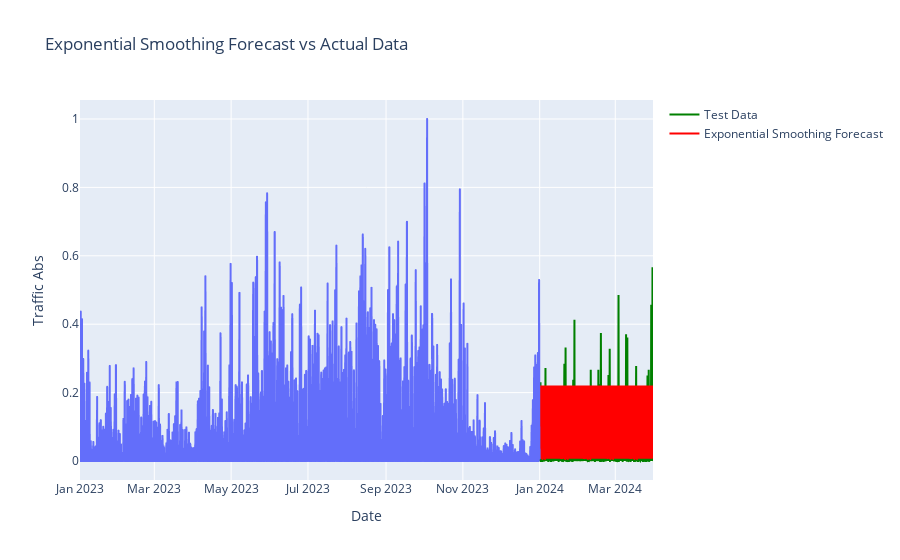

Here is the notebook cell this chart was saved with:
### Code cell
import pandas as pd
import plotly.express as px
from statsmodels.tsa.exponential_smoothing.ets import ETSModel

# Assume train_univ and test_univ are already defined as DataFrames with timestamp as index
# and "traffic_abs" as the target value column.

# Fit Exponential Smoothing model
model = ETSModel(train_univ.values, seasonal='add', seasonal_periods=24)  # 24 hours for daily seasonality
model_fit = model.fit()

# Forecast
forecast_steps = len(test_univ)
forecast = model_fit.forecast(steps=forecast_steps)

# Convert forecast to DataFrame
forecast_index = test_univ.index
forecast_df = pd.DataFrame(forecast, index=forecast_index, columns=['Forecast'])

# Plot results using Plotly Express
fig = px.line(train_univ, x=train_univ.index, y=train_univ.values, title='Exponential Smoothing Forecast vs Actual Data', labels={'x': 'Date', 'y': 'Traffic Abs'})
fig.add_scatter(x=test_univ.index, y=test_univ.values, mode='lines', name='Test Data', line=dict(color='green'))
fig.add_scatter(x=forecast_df.index, y=forecast_df['Forecast'], mode='lines', name='Exponential Smoothing Forecast', line=dict(color='red'))

fig.update_layout(xaxis_title='Date', yaxis_title='Traffic Abs')
fig.show()

### Figure 1 — Plotly figure (JSON) as saved in the notebook; plotly's stock layout.template omitted (floating-point values rounded to 4 significant figures; data arrays with more than 128 entries replaced by an {"elided": "..."} marker saying what was removed)
{"data": [{"hovertemplate": "Time=%{x}<br>Traffic Abs=%{y}<extra></extra>", "legendgroup": "", "line": {"color": "#636efa", "dash": "solid"}, "marker": {"symbol": "circle"}, "mode": "lines", "name": "", "showlegend": false, "type": "scattergl", "x": {"elided": "8760 str values"}, "xaxis": "x", "y": {"elided": "8760 float values"}, "yaxis": "y"}, {"line": {"color": "green"}, "mode": "lines", "name": "Test Data", "type": "scatter", "x": {"elided": "2160 str values"}, "y": {"elided": "2160 float values"}}, {"line": {"color": "red"}, "mode": "lines", "name": "Exponential Smoothing Forecast", "type": "scatter", "x": {"elided": "2160 str values"}, "y": {"elided": "2160 float values"}}], "layout": {"legend": {"tracegroupgap": 0}, "title": {"text": "Exponential Smoothing Forecast vs Actual Data"}, "xaxis": {"anchor": "y", "domain": [0, 1], "title": {"text": "Date"}}, "yaxis": {"anchor": "x", "domain": [0, 1], "title": {"text": "Traffic Abs"}}}}
